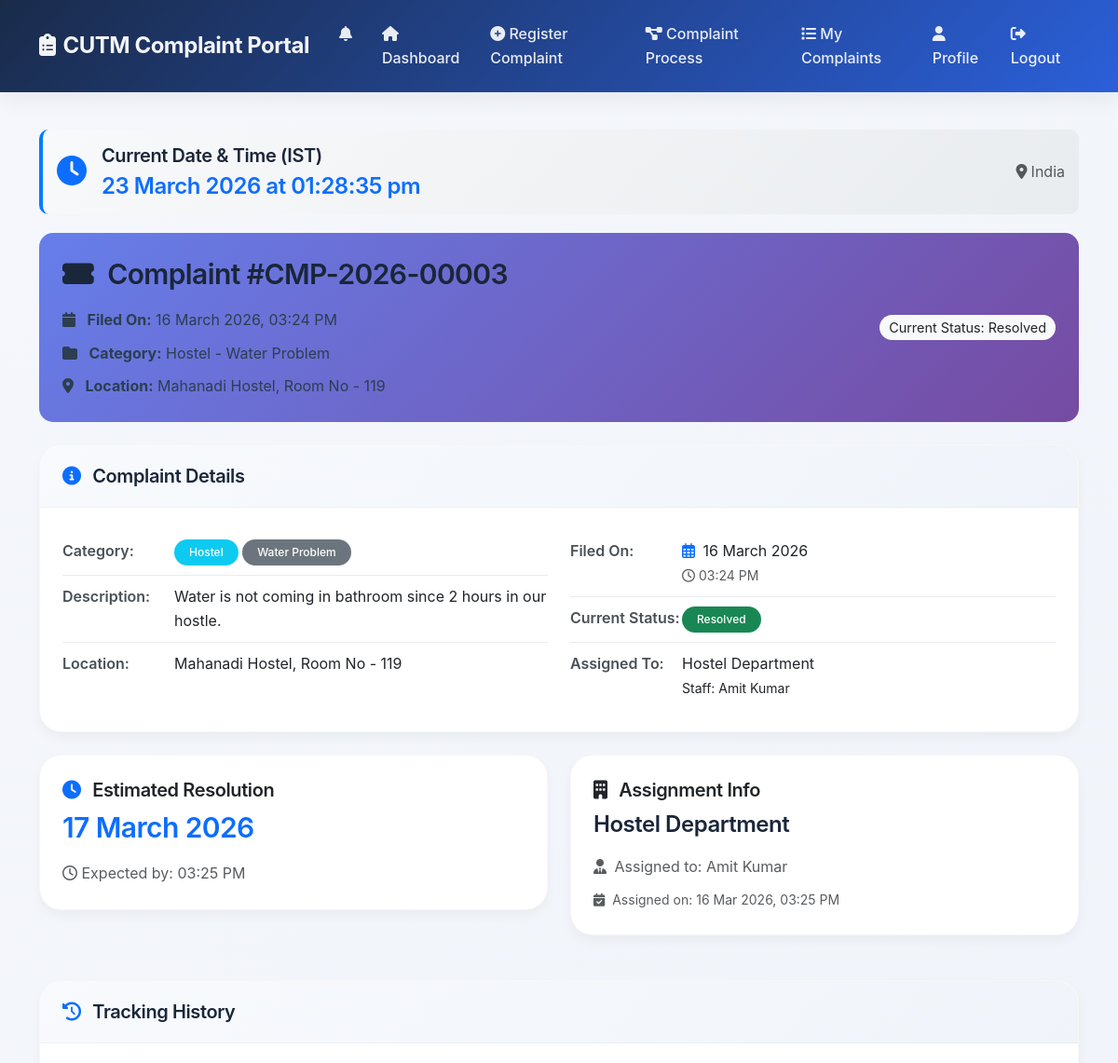
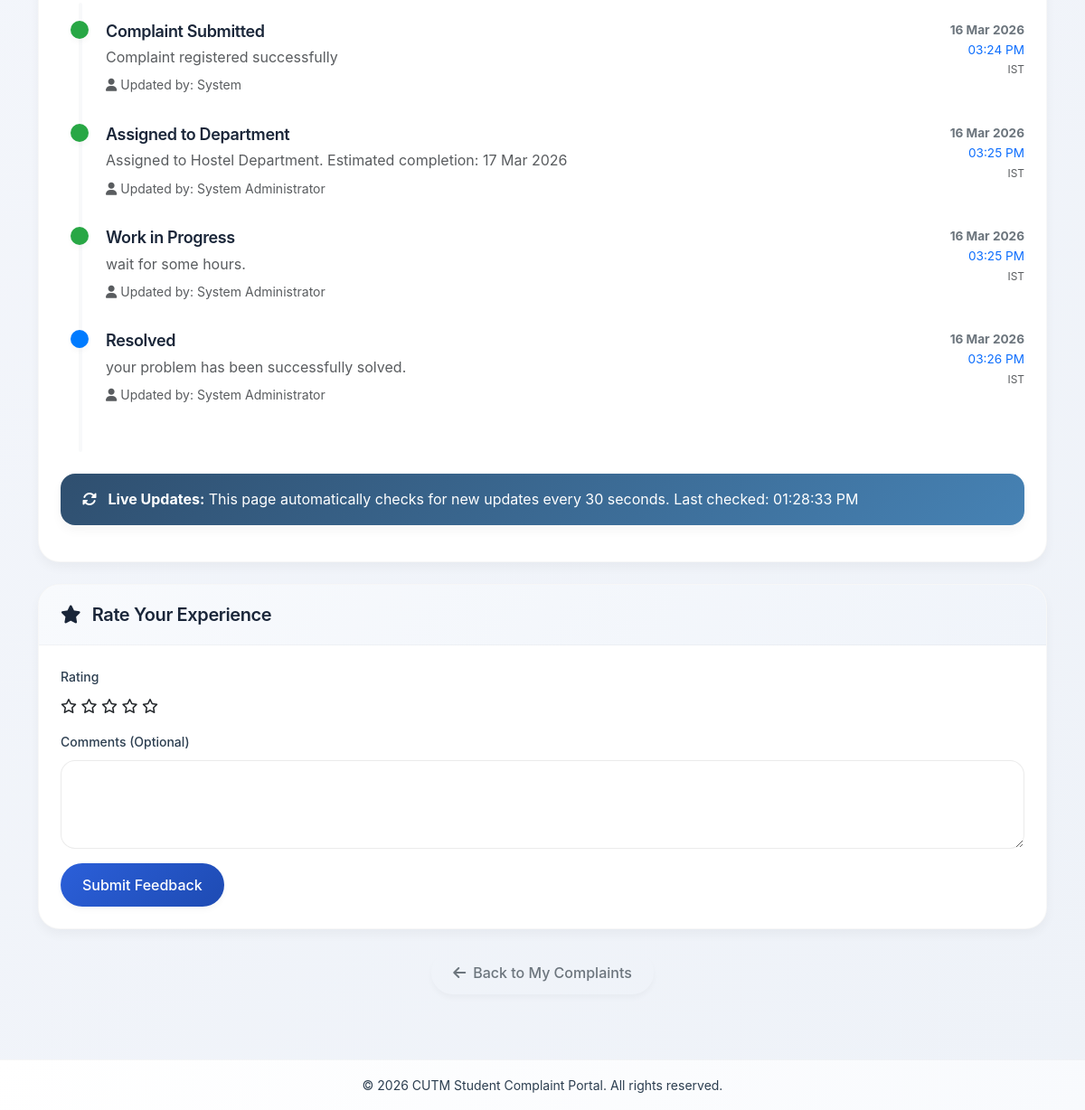
/student/complaint-tracking/CMP-2026-00003 (signed in), run on the app's committed database (2 pictures, top to bottom).
### models.py (models this page shows, shortened)
class Complaint(db.Model):
    __tablename__ = 'complaints'
    id = db.Column(db.Integer, primary_key=True)
    complaint_id = db.Column(db.String(50), unique=True, nullable=False)
    student_id = db.Column(db.Integer, db.ForeignKey('users.id'), nullable=False)
    category = db.Column(db.String(50), nullable=False)
    subcategory = db.Column(db.String(100), nullable=False)
    description = db.Column(db.Text, nullable=False)
    location = db.Column(db.String(200), nullable=False)
    image_path = db.Column(db.String(200))
    status = db.Column(db.String(50), default='Pending')
    priority = db.Column(db.String(20), default='Medium')
    assigned_to = db.Column(db.Integer, db.ForeignKey('users.id'), nullable=True)
    assigned_department = db.Column(db.String(100))
    assigned_date = db.Column(db.DateTime)
    estimated_completion_date = db.Column(db.DateTime)
    actual_completion_date = db.Column(db.DateTime)
    created_at = db.Column(db.DateTime, default=datetime.utcnow)
    updated_at = db.Column(db.DateTime, default=datetime.utcnow, onupdate=datetime.utcnow)
    escalated_at = db.Column(db.DateTime)
    escalation_count = db.Column(db.Integer, default=0)
    student = db.relationship('User', back_populates='complaints', foreign_keys=[student_id])
    assigned_staff = db.relationship('User', back_populates='assigned_complaints', foreign_keys=[assigned_to])
    tracking_updates = db.relationship('ComplaintTracking', back_populates='complaint', lazy=True, cascade='all, delete-orphan')
    feedback = db.relationship('Feedback', back_populates='complaint', uselist=False, cascade='all, delete-orphan')
    notifications = db.relationship('Notification', back_populates='complaint', lazy=True, cascade='all, delete-orphan')

class User(UserMixin, db.Model):
    __tablename__ = 'users'
    id = db.Column(db.Integer, primary_key=True)
    registration_no = db.Column(db.String(50), unique=True, nullable=False)
    name = db.Column(db.String(100), nullable=False)
    email = db.Column(db.String(100), unique=True, nullable=False)
    mobile = db.Column(db.String(15), nullable=False)
    program = db.Column(db.String(50), nullable=False)
    branch = db.Column(db.String(50), nullable=False)
    password_hash = db.Column(db.String(200), nullable=False)
    role = db.Column(db.String(20), default='student')  # student, admin, staff
    created_at = db.Column(db.DateTime, default=datetime.utcnow)
    complaints = db.relationship('Complaint', back_populates='student', lazy=True, foreign_keys='Complaint.student_id')
    assigned_complaints = db.relationship('Complaint', back_populates='assigned_staff', lazy=True, foreign_keys='Complaint.assigned_to')
    notifications = db.relationship('Notification', back_populates='user', lazy=True, cascade='all, delete-orphan')

class ComplaintTracking(db.Model):
    __tablename__ = 'complaint_tracking'
    id = db.Column(db.Integer, primary_key=True)
    complaint_id = db.Column(db.Integer, db.ForeignKey('complaints.id'), nullable=False)
    status = db.Column(db.String(50), nullable=False)
    remarks = db.Column(db.Text)
    updated_by = db.Column(db.String(100))
    created_at = db.Column(db.DateTime, default=datetime.utcnow)
    complaint = db.relationship('Complaint', back_populates='tracking_updates')

### app.py (the view)
@app.route('/student/complaint-tracking/<complaint_id>')
@login_required
def complaint_tracking(complaint_id):
    complaint = Complaint.query.filter_by(complaint_id=complaint_id).first_or_404()
    if complaint.student_id != current_user.id and current_user.role not in ['admin', 'staff']:
        flash('You are not authorized to view this complaint', 'danger')
        return redirect(url_for('index'))
    tracking_history = ComplaintTracking.query.filter_by(complaint_id=complaint.id).order_by(ComplaintTracking.created_at).all()
    is_delayed = False
    if complaint.estimated_completion_date and complaint.status != 'Resolved':
        is_delayed = datetime.utcnow() > complaint.estimated_completion_date
    return render_template('student/complaint_tracking.html',
                         complaint=complaint,
                         tracking=tracking_history,
                         is_delayed=is_delayed,
                         now=datetime.now)

### templates/student/complaint_tracking.html (shortened to what this page needs)
{% extends "base.html" %}
{% block content %}
<div class="container">
    <div class="current-time-container d-flex justify-content-between align-items-center">
        <div>
            <i class="fas fa-clock text-primary fa-2x me-3"></i>
        </div>
        <div class="flex-grow-1">
            <h5 class="mb-1">Current Date & Time (IST)</h5>
            <h4 class="text-primary mb-0" id="liveISTTime">{{ current_time.strftime('%d %B %Y, %I:%M:%S %p') }}</h4>
        </div>
        <div class="text-muted">
            <i class="fas fa-map-marker-alt me-1"></i>India
        </div>
    </div>
    <div class="complaint-card mb-4">
        <div class="row align-items-center">
            <div class="col-md-8">
                <h2 class="mb-3">
                    <i class="fas fa-ticket-alt me-2"></i>
                    Complaint #{{ complaint.complaint_id }}
                </h2>
                <p class="mb-2">
                    <i class="fas fa-calendar me-2"></i>
                    <strong>Filed On:</strong> {{ format_ist(complaint.created_at, '%d %B %Y, %I:%M %p') }}
                </p>
                <p class="mb-2">
                    <i class="fas fa-folder me-2"></i>
                    <strong>Category:</strong> {{ complaint.category }} - {{ complaint.subcategory }}
                </p>
                <p class="mb-0">
                    <i class="fas fa-map-marker-alt me-2"></i>
                    <strong>Location:</strong> {{ complaint.location }}
                </p>
            </div>
            <div class="col-md-4 text-md-end">
                <span class="status-badge bg-light text-dark">
                    Current Status: {{ complaint.status }}
                </span>
            </div>
        </div>
    </div>
    <div class="card mb-4">
        <div class="card-header bg-white">
            <h5 class="mb-0">
                <i class="fas fa-info-circle me-2 text-primary"></i>
                Complaint Details
            </h5>
        </div>
        <div class="card-body">
            <div class="row">
                <div class="col-md-6">
                    <div class="detail-item d-flex">
                        <span class="detail-label">Category:</span>
                        <span class="detail-value">
                            <span class="badge bg-info">{{ complaint.category }}</span>
                            <span class="badge bg-secondary">{{ complaint.subcategory }}</span>
                        </span>
                    </div>
                    <div class="detail-item d-flex">
                        <span class="detail-label">Description:</span>
                        <span class="detail-value">{{ complaint.description }}</span>
                    </div>
                    <div class="detail-item d-flex">
                        <span class="detail-label">Location:</span>
                        <span class="detail-value">{{ complaint.location }}</span>
                    </div>
                </div>
                <div class="col-md-6">
                    <div class="detail-item d-flex">
                        <span class="detail-label">Filed On:</span>
                        <span class="detail-value">
                            <i class="far fa-calendar-alt text-primary me-1"></i>
                            {{ format_ist(complaint.created_at, '%d %B %Y') }}
                            <br>
                            <small class="text-muted">
                                <i class="far fa-clock"></i>
                                {{ format_ist(complaint.created_at, '%I:%M %p') }}
                            </small>
                        </span>
                    </div>
                    <div class="detail-item d-flex">
                        <span class="detail-label">Current Status:</span>
                        <span class="detail-value">
                            {% if complaint.status == 'Resolved' %}
                                <span class="badge bg-success">{{ complaint.status }}</span>
                            {% elif complaint.status == 'Rejected' %}
                                <span class="badge bg-danger">{{ complaint.status }}</span>
                            {% elif complaint.status == 'Escalated' %}
                                <span class="badge bg-warning">{{ complaint.status }}</span>
                            {% else %}
                                <span class="badge bg-primary">{{ complaint.status }}</span>
                            {% endif %}
                        </span>
                    </div>
                    {% if complaint.assigned_department %}
                    <div class="detail-item d-flex">
                        <span class="detail-label">Assigned To:</span>
                        <span class="detail-value">
                            {{ complaint.assigned_department }}
                            {% if complaint.assigned_staff %}
                                <br><small>Staff: {{ complaint.assigned_staff.name }}</small>
                            {% endif %}
                        </span>
                    </div>
                    {% endif %}
                </div>
            </div>
        </div>
    </div>
    {% if complaint.estimated_completion_date %}
    <div class="row mb-4">
        <div class="col-md-6">
            <div class="card">
                <div class="card-body">
                    <h5 class="card-title">
                        <i class="fas fa-clock text-primary me-2"></i>
                        Estimated Resolution
                    </h5>
                    <h3 class="text-primary">
                        {{ format_ist(complaint.estimated_completion_date, '%d %B %Y') }}
                    </h3>
                    <p class="text-muted mb-0">
                        <i class="far fa-clock"></i>
                        Expected by: {{ format_ist(complaint.estimated_completion_date, '%I:%M %p') }}
                    </p>
                </div>
            </div>
        </div>
        <div class="col-md-6">
            <div class="card">
                <div class="card-body">
                    <h5 class="card-title">
                        <i class="fas fa-building me-2"></i>
                        Assignment Info
                    </h5>
                    <h4>{{ complaint.assigned_department or 'Not Assigned Yet' }}</h4>
                    {% if complaint.assigned_to %}
                        <p class="text-muted mb-0">
                            <i class="fas fa-user-tie me-1"></i>
                            Assigned to: {{ complaint.assigned_staff.name if complaint.assigned_staff else 'Staff' }}
                        </p>
                    {% endif %}
                    {% if complaint.assigned_date %}
                        <p class="text-muted mt-2 mb-0">
                            <small>
                                <i class="fas fa-calendar-check me-1"></i>
                                Assigned on: {{ format_ist(complaint.assigned_date, '%d %b %Y, %I:%M %p') }}
                            </small>
                        </p>
                    {% endif %}
                </div>
            </div>
        </div>
    </div>
    {% endif %}
    <div class="card">
        <div class="card-header bg-white">
            <h5 class="mb-0">
                <i class="fas fa-history me-2 text-primary"></i>
                Tracking History
            </h5>
        </div>
        <div class="card-body">
            <div class="timeline">
                {% for track in tracking %}
                <div class="timeline-item {% if loop.last %}current{% else %}completed{% endif %}">
                    <div class="d-flex justify-content-between align-items-start">
                        <div>
                            <h6 class="mb-1">{{ track.status }}</h6>
                            {% if track.remarks %}
                                <p class="mb-1 text-muted">{{ track.remarks }}</p>
                            {% endif %}
                            <small class="text-muted">
                                <i class="fas fa-user me-1"></i>Updated by: {{ track.updated_by }}
                            </small>
                        </div>
                        <div class="tracking-time text-end">
                            <div class="fw-bold">{{ format_ist(track.created_at, '%d %b %Y') }}</div>
                            <div class="text-primary">{{ format_ist(track.created_at, '%I:%M %p') }}</div>
                            <small class="text-muted">IST</small>
                        </div>
                    </div>
                </div>
                {% endfor %}
            </div>
            <div class="alert alert-info mt-4">
                <i class="fas fa-sync-alt fa-spin me-2"></i>
                <strong>Live Updates:</strong> This page automatically checks for new updates every 30 seconds.
                Last checked: <span id="lastChecked">{{ format_ist(now(), '%I:%M:%S %p') }}</span>
            </div>
        </div>
    </div>
    {% if complaint.status == 'Resolved' and not complaint.feedback %}
    <div class="card mt-4">
        <div class="card-header bg-white">
            <h5 class="mb-0">
                <i class="fas fa-star me-2"></i>
                Rate Your Experience
            </h5>
        </div>
        <div class="card-body">
            <form action="{{ url_for('submit_feedback', complaint_id=complaint.complaint_id) }}" method="POST">
                <div class="mb-3">
                    <label class="form-label">Rating</label>
                    <div class="rating-stars">
                        {% for i in range(1, 6) %}
                        <i class="far fa-star star-rating" data-rating="{{ i }}"></i>
                        {% endfor %}
                    </div>
                </div>
                <div class="mb-3">
                    <label for="comment" class="form-label">Comments (Optional)</label>
                    <textarea class="form-control" id="comment" name="comment" rows="3"></textarea>
                </div>
                <button type="submit" class="btn btn-primary">Submit Feedback</button>
            </form>
        </div>
    </div>
    {% endif %}
    <div class="text-center mt-4">
        <a href="{{ url_for('my_complaints') }}" class="btn btn-outline-secondary">
            <i class="fas fa-arrow-left me-2"></i>Back to My Complaints
        </a>
    </div>
</div>
{% endblock %}

### data on the page
Complaint: complaint_id "CMP-2026-00003", created_at "16 March 2026, 03:24 PM", category "Hostel", subcategory "Water Problem", location "Mahanadi Hostel, Room No - 119", status "Resolved", description "Water is not coming in bathroom since 2 hours in our hostle.", created_at "16 March 2026", created_at "03:24 PM", assigned_department "Hostel Department", estimated_completion_date "17 March 2026", estimated_completion_date "03:25 PM", assigned_date "16 Mar 2026, 03:25 PM"
User: assigned_staff.name "Amit Kumar", assigned_staff "Amit Kumar"
ComplaintTracking: status "Complaint Submitted", remarks "Complaint registered successfully", updated_by "System", created_at "16 Mar 2026", created_at "03:24 PM"
ComplaintTracking: status "Assigned to Department", remarks "Assigned to Hostel Department. Estimated completion: 17 Mar 2026", updated_by "System Administrator", created_at "16 Mar 2026", created_at "03:25 PM"
ComplaintTracking: status "Work in Progress", remarks "wait for some hours.", updated_by "System Administrator", created_at "16 Mar 2026", created_at "03:25 PM"
ComplaintTracking: status "Resolved", remarks "your problem has been successfully solved.", updated_by "System Administrator", created_at "16 Mar 2026", created_at "03:26 PM"
